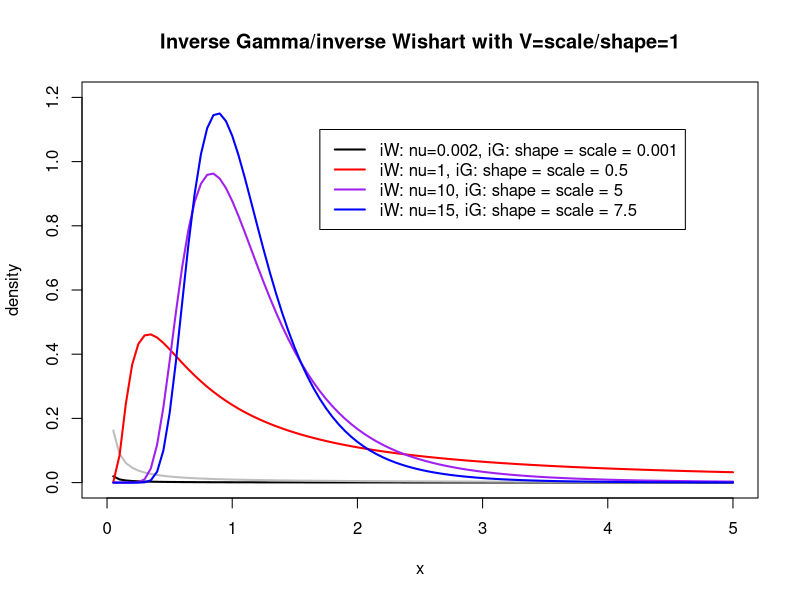
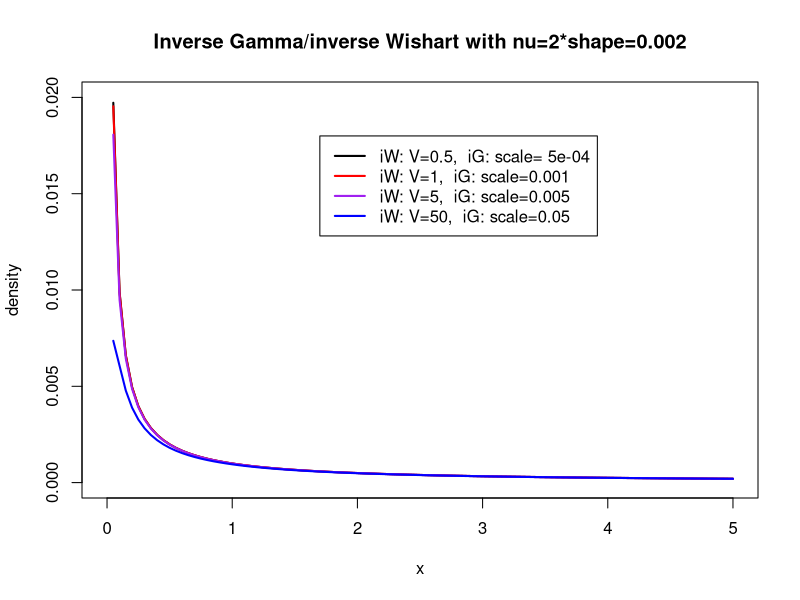
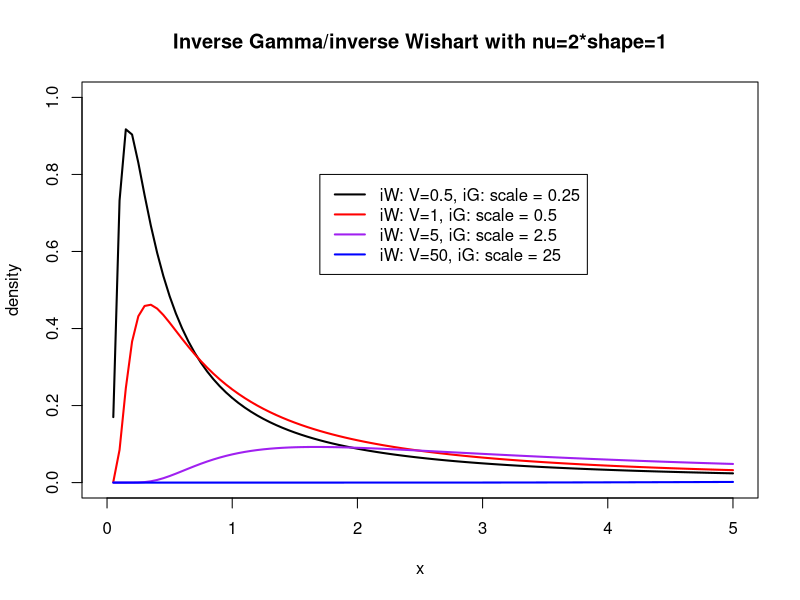
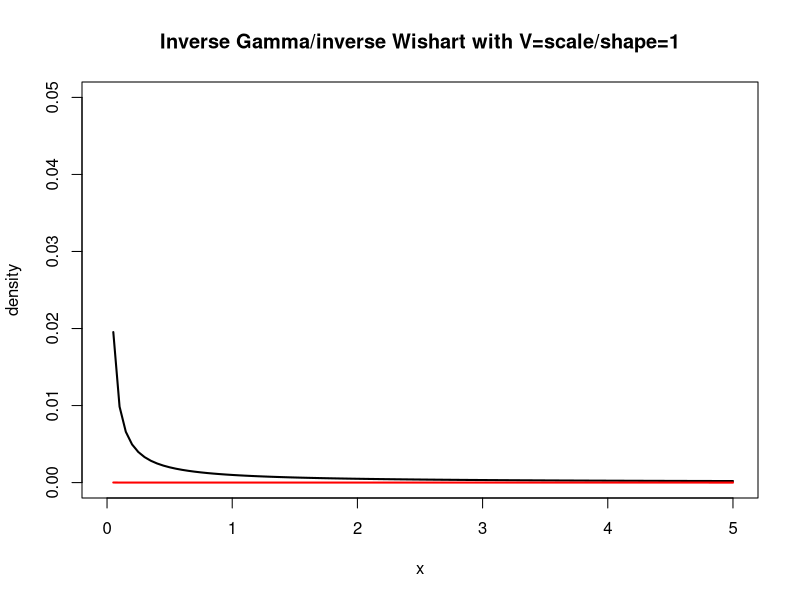

Generate these figures, in order, with R:
# Understanding the priors for MCMCglmm

# The default prior for variance components in MCMCglmm is the inverse
# Wishart. Parameter expanded models can also be use, enabling prior
# specifications from non-central F. These are often less informative
# priors than iW.

# For a single variance component the iW takes two scalar parameters, V and
# nu. The distribution tends to a point mass on V as nu (degree of belief
# parameter) goes to infinity. In other words, as we have stronger belief
# in our prior, our variance at the limit goes to V. the distribution tends
# to be right skewed when nu is not large. with a mode of V*nu/(nu+2) and a
# mean of V*nu/(nu-2).

# When V=1, and at the limit the iW is equivalent to inverse gamma with 
# shape=scale=nu/2 in general the inverse gamma ( a univariate case of
# inverse Wishart)  the parameterization for the iG is  shape=nu/2,
# scale=nu*V/2 or to go from iG to iW,  nu= 2*shape, and V=scale/shape.

# for the single variance, for the prior to be proper V>0, nu>0.

# A common prior for variance components is V=1, nu=0.002

require(MCMCpack)

V = 1
nu = 0.002
curve(dinvgamma(x, shape = nu / 2,
                scale = (V * nu) / 2), 0, 5,
      ylim=c(0, 1.2), xlim=c(0,5),
      main="Inverse Gamma/inverse Wishart with V=scale/shape=1", 
      ylab="density", lwd=2)

V = 1
nu = 0.02
curve(dinvgamma(x,shape=nu/2, scale=(V*nu)/2), 0, 5,
      ylim=c(0, 1.2), xlim=c(0,5),
      main="Inverse Gamma/inverse Wishart with V=scale/shape=1",
      ylab="density", lwd=2, col="grey", add=T)

V=1
nu=1
curve(dinvgamma(x,shape=nu/2, scale=(V*nu)/2), 0, 5,
      add=T, col="red", lwd=2)

V=1
nu=10
curve(dinvgamma(x,shape=nu/2, scale=(V*nu)/2), 0, 5,
      add=T, col="purple", lwd=2)

V=1
nu=15
curve(dinvgamma(x,shape=nu/2, scale=(V*nu)/2), 0, 5,
      add=T, col="blue", lwd=2)

legend(x=1.7, y=1.1, legend=c("iW: nu=0.002, iG: shape = scale = 0.001",
                              "iW: nu=1, iG: shape = scale = 0.5",
                              "iW: nu=10, iG: shape = scale = 5",
                              "iW: nu=15, iG: shape = scale = 7.5"),
       col=c("black", "red", "purple", "blue") , lwd=2)


######## Now play with values of V

#low nu
V=0.5
nu=0.002
curve(dinvgamma(x,shape=nu/2, scale=(V*nu)/2), 0, 5, ylim=c(0, 0.02), xlim=c(0,5), main="Inverse Gamma/inverse Wishart with nu=2*shape=0.002", ylab="density", lwd=2)


V=1
nu=0.002
curve(dinvgamma(x,shape=nu/2, scale=(V*nu)/2), 0, 5, add=T, col="red", lwd=2)

V=5
nu=0.002
curve(dinvgamma(x,shape=nu/2, scale=(V*nu)/2), 0, 5, add=T, col="purple", lwd=2)

V=50
nu=0.002
curve(dinvgamma(x,shape=nu/2, scale=(V*nu)/2), 0, 5, add=T, col="blue", lwd=2)

legend(x=1.7, y=0.018, legend=c("iW: V=0.5,  iG: scale= 5e-04",
                                "iW: V=1,  iG: scale=0.001",
                                "iW: V=5,  iG: scale=0.005",
                                "iW: V=50,  iG: scale=0.05"),
       col=c("black", "red", "purple", "blue") , lwd=2)

#lhigh nu
V=0.5
nu=1
curve(dinvgamma(x,shape=nu/2, scale=(V*nu)/2), 0, 5,
      ylim=c(0, 1), xlim=c(0,5),
      main="Inverse Gamma/inverse Wishart with nu=2*shape=1",
      ylab="density", lwd=2)

V=1
nu=1
curve(dinvgamma(x,shape=nu/2, scale=(V*nu)/2), 0, 5,
      add=T, col="red", lwd=2)

V=5
nu=1
curve(dinvgamma(x,shape=nu/2, scale=(V*nu)/2), 0, 5,
      add=T, col="purple", lwd=2)

V=50
nu=1
curve(dinvgamma(x,shape=nu/2, scale=(V*nu)/2), 0, 5,
      add=T, col="blue", lwd=2)

legend(x=1.7, y=0.8, legend=c("iW: V=0.5, iG: scale = 0.25",
                              "iW: V=1, iG: scale = 0.5",
                              "iW: V=5, iG: scale = 2.5",
                              "iW: V=50, iG: scale = 25"),
       col=c("black", "red", "purple", "blue") , lwd=2)


# improper priors are allowed in MCMCglmm, as they can allow for a variance
# component to be exactly zero (which can never happen with a proper prior
# since you are multiplying two non zero values together). However, using
# an improper prior can produce numerical problems and can get stuck  (the
# MCMC chain is reducible). a flat improper prior can be specified in
# MCMCglmm by by having nu=0 (V will be irrelevant), which is very diffuse.
# Specifying V=0 and nu=-1 is a uniform prior for the standard deviation on
# [0,inf] V=0, nu=-2 is non-informative for a variance component

V=1
nu=0.002
curve(dinvgamma(x,shape=nu/2, scale=(V*nu)/2), 0, 5, ylim=c(0, 0.05), xlim=c(0,5), main="Inverse Gamma/inverse Wishart with V=scale/shape=1", ylab="density", lwd=2)

V=1
nu=0.000001 # close to zero. cannot actually plot the improper prior
curve(dinvgamma(x,shape=nu/2, scale=(V*nu)/2), 0, 5,lwd=2, col="red", add=T)


# Parameter expansion (from chapter 8 of course notes), When variances are
# small and get stuck the columns of Z can be multipled by non-identified
# working parameters, they are then sampled, and then rescaled back to the
# original "scale".

# To use parameter expansion in MCMCglmm one must specify a prior
# covariance matrix for "alpha", the non-identified working parameters. i.e
# when specifying G1, include the prior mean, alpha.mu and prior covariance
# matrix alpha.V in the list.
